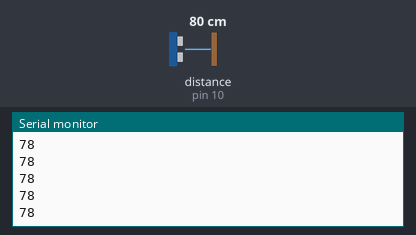
Simulated run of this sketch. Board: Arduino Uno, built with avr-gcc and run on an emulated ATmega328P. On the bench: the last lines printed to the serial monitor. Wiring (inferred from the names in the program): ultrasonic range finder: trigger pin 9; echo pin 10. The test bench sets the inputs (shaded band); at power-on: distance to the obstacle (sensor on pin 10) 80 cm. The echo pulse lasts 58.3 µs per cm.

Above: at 1.2 s.
1.3 s: distance to the obstacle (sensor on pin 10) set to 2 cm
At 2.3 s:
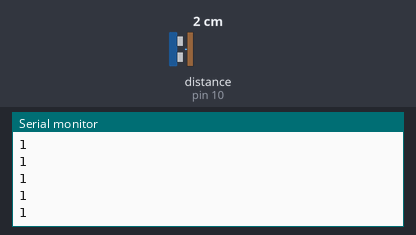
2.8 s: distance to the obstacle (sensor on pin 10) set to 4 cm
At 3.5 s:
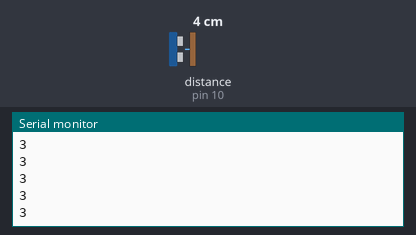
Timing chart, 0 to 5.8 s (numbered marks = the images above; inputs shaded):
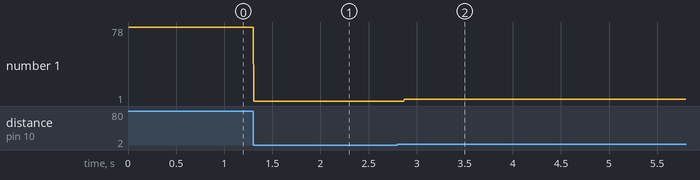

Measured:
- after the input at 1.3 s, the serial monitor: prints a new line at once (image 1)
- after the input at 2.8 s, the serial monitor: prints a new line after 0.07 s (image 2)
- plotted number 1: 78 → 1 after the input at 1.3 s, 1 → 3 after the input at 2.8 s

The sketch:

ultrasonic_sensor.ino
```cpp
int echo=10;
int a;
int trig=9;
long duration,cm;
void setup() {
  // put your setup code here, to run once:
  Serial.begin(9600);
  pinMode(echo,INPUT);
  pinMode(trig,OUTPUT);
}

void loop() {
  // put your main code here, to run repeatedly:
delayMicroseconds(2);
digitalWrite(trig,HIGH);
delayMicroseconds(10);
digitalWrite(trig,LOW);
duration=pulseIn(echo,HIGH);
cm=(duration*0.034)/2;
Serial.println(cm);
}
```
